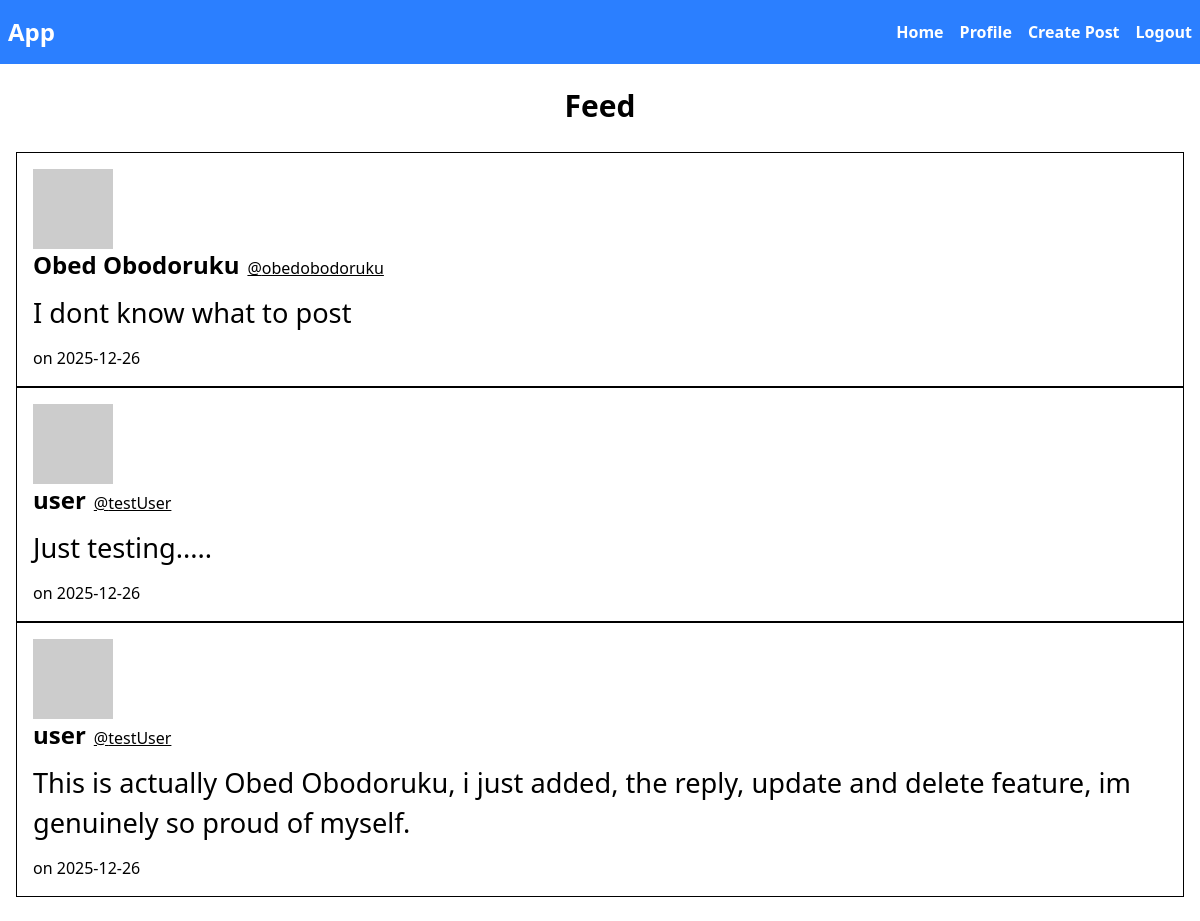
Screenshot of / (signed in) with the database file from the repository.
### app/models.py (models this page shows, shortened)
class Post(db.Model):
    id = db.Column(db.Integer, primary_key=True)
    content = db.Column(db.Text, nullable=False)
    date_posted = db.Column(db.DateTime, nullable=False, default=datetime.utcnow)
    user_id = db.Column(db.Integer, db.ForeignKey("user.id"), nullable=False)
    replies = db.relationship("Reply", backref="post", lazy=True, cascade="all, delete-orphan")

class User(db.Model, UserMixin):
    id = db.Column(db.Integer, primary_key=True)
    username = db.Column(db.String(150), unique=True, nullable=False)
    name = db.Column(db.String(150), default="user")
    email = db.Column(db.String(150), unique=True, nullable=False)
    password = db.Column(db.String(200), nullable=False)
    posts = db.relationship("Post", backref="user", lazy=True)
    replies = db.relationship(
        "Reply",
        backref="user",
        lazy=True,
        cascade="all, delete-orphan"
    )
    def avatar(self, size):
        digest = md5(self.email.lower().encode('utf-8')).hexdigest()
        return f'https://www.gravatar.com/avatar/{digest}?d=identicon&s={size}'

### app/routes.py (the view)
@app.route("/", methods=["GET", "POST"])
def index():
    posts = Post.query.all()
    return render_template("home.html", title="Home Page", posts=posts)

### app/models.py (called while the page is built)
@login_manager.user_loader
def load_user(user_id):
    return User.query.get(int(user_id))

### app/templates/home.html (shortened to what this page needs)
{% extends "layout.html" %}
{% block body %}
    <div class="my-6">
        <h1 class="text-center text-3xl font-bold mb-7">Feed</h1>
    {% if posts %}
        {% for post in posts %}
            {% if current_user.is_authenticated %}
            <div class="border border-black p-4">
                    <div>
                        <img src="{{ post.user.avatar(36) }}" alt="user pfp" />
                        <h4>
                            <div class="flex gap-2 items-center">
                                <a class="text-2xl font-bold" style="cursor: pointer;" href="{{ url_for('user_posts', username=post.user.username) }}">
                                    <h5>{{ post.user.name }}</h5>
                                 </a>
                                 <a class="text-2xl font-bold" style="cursor: pointer;" href="{{ url_for('user_posts', username=post.user.username) }}">
                                    <small class="font-light text-[1rem] underline">@{{ post.user.username }}</small>
                                 </a>
                            </div>
                        </h4>
                    </div>
                <a href="{{ url_for('view_post', post_id=post.id, username=post.user.username) }}">
                    <div class="my-3">
                        <p class="text-[1.7rem]">{{ post.content }}</p>
                    </div>
                    <div>
                        <span>
                            on {{ post.date_posted.strftime('%Y-%m-%d') }}
                        </span>
                    </div>
                </a>
            </div>
                {% endif %}
        {% endfor %}
    {% endif %}
    </div>
{% endblock %}

### rows the page displays
Post: user.name "Obed Obodoruku", user.username "obedobodoruku", content "I dont know what to post", date_posted "2025-12-26"
Post: user.name "user", user.username "testUser", content "Just testing.....", date_posted "2025-12-26"
Post: user.name "user", user.username "testUser", content "This is actually Obed Obodoruku, i just added, the reply, update and delete feature, im genuinely so proud of myself.", date_posted "2025-12-26"
